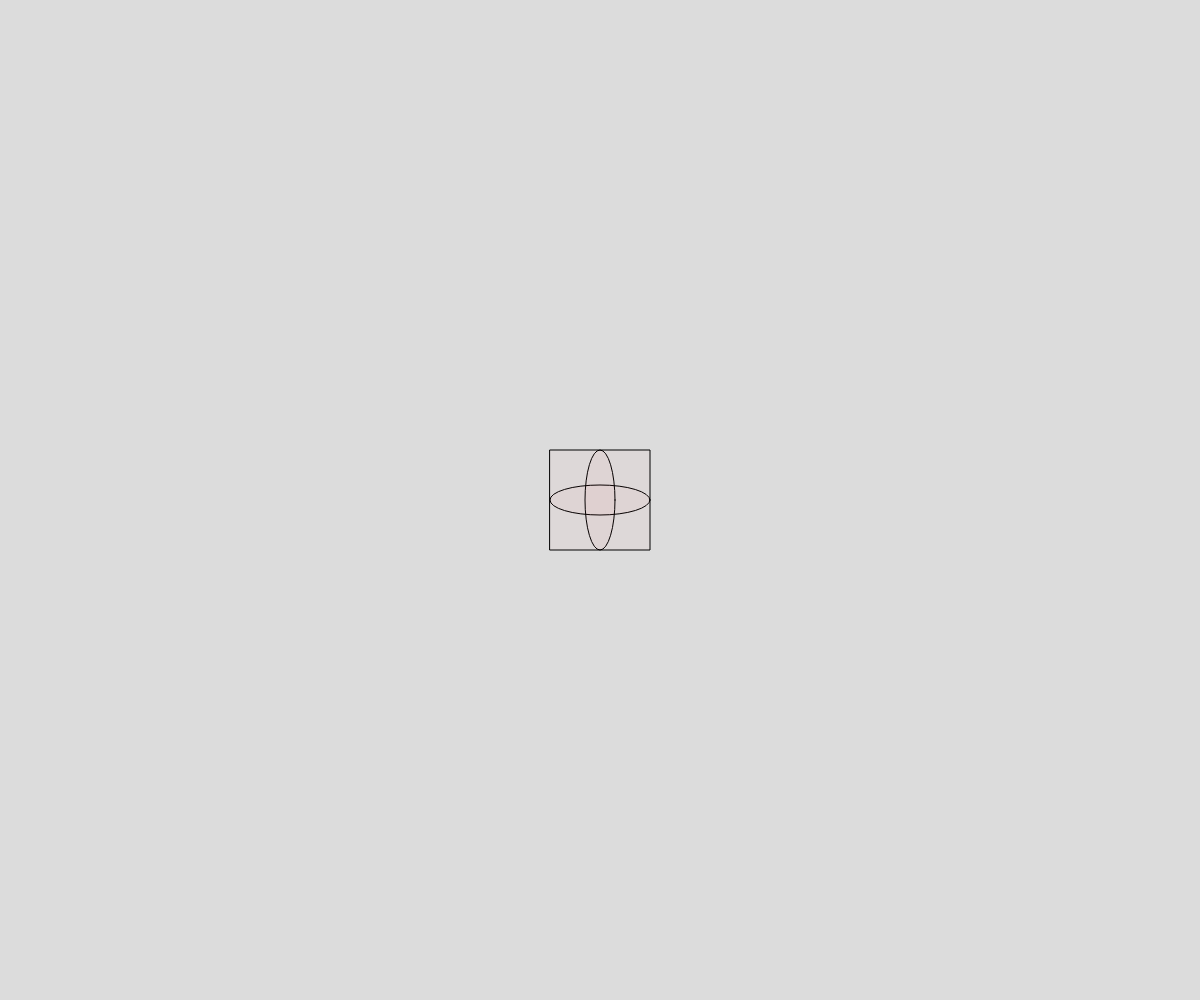
Frame 1 (no input)
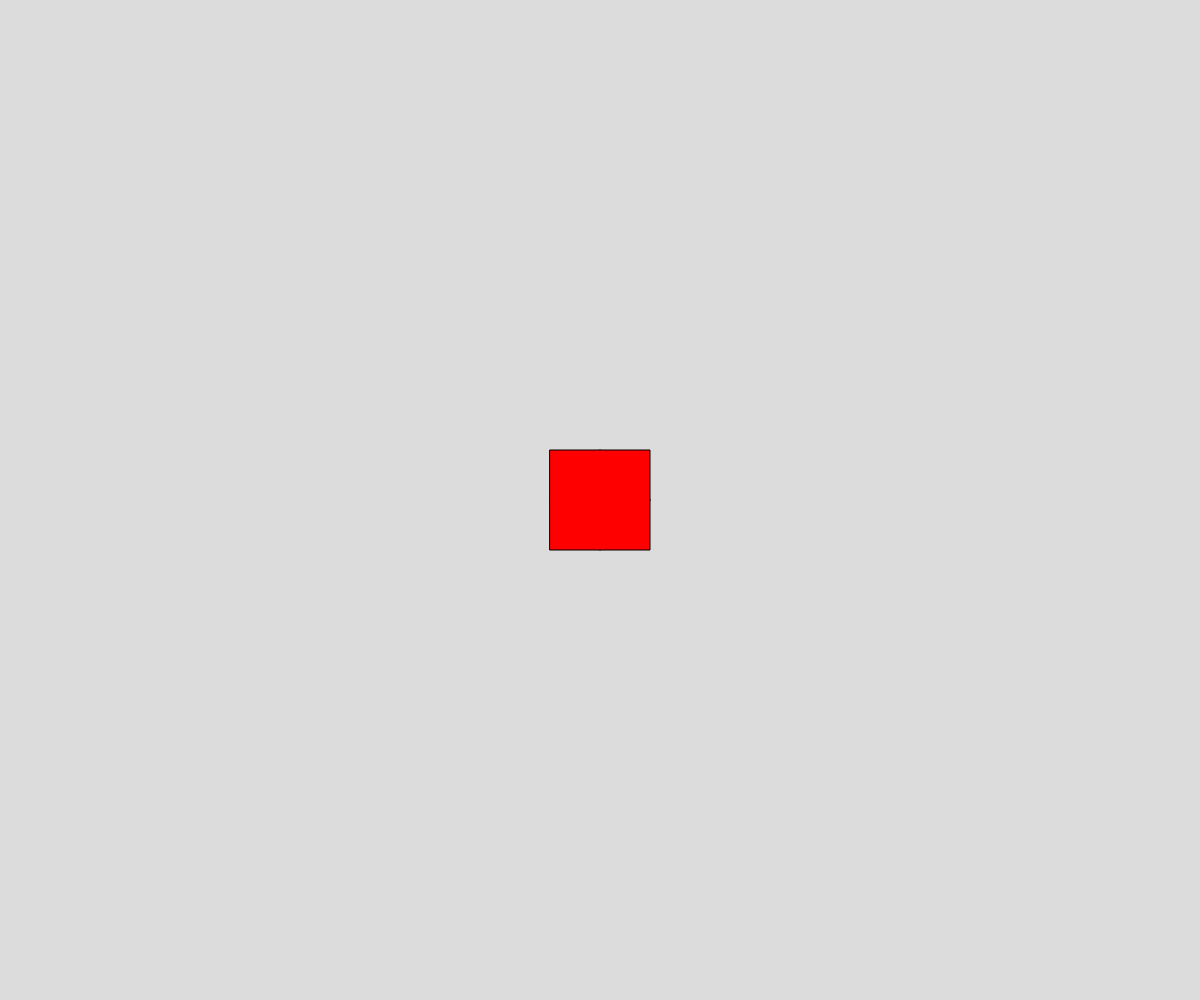
Frame 60 (no input)
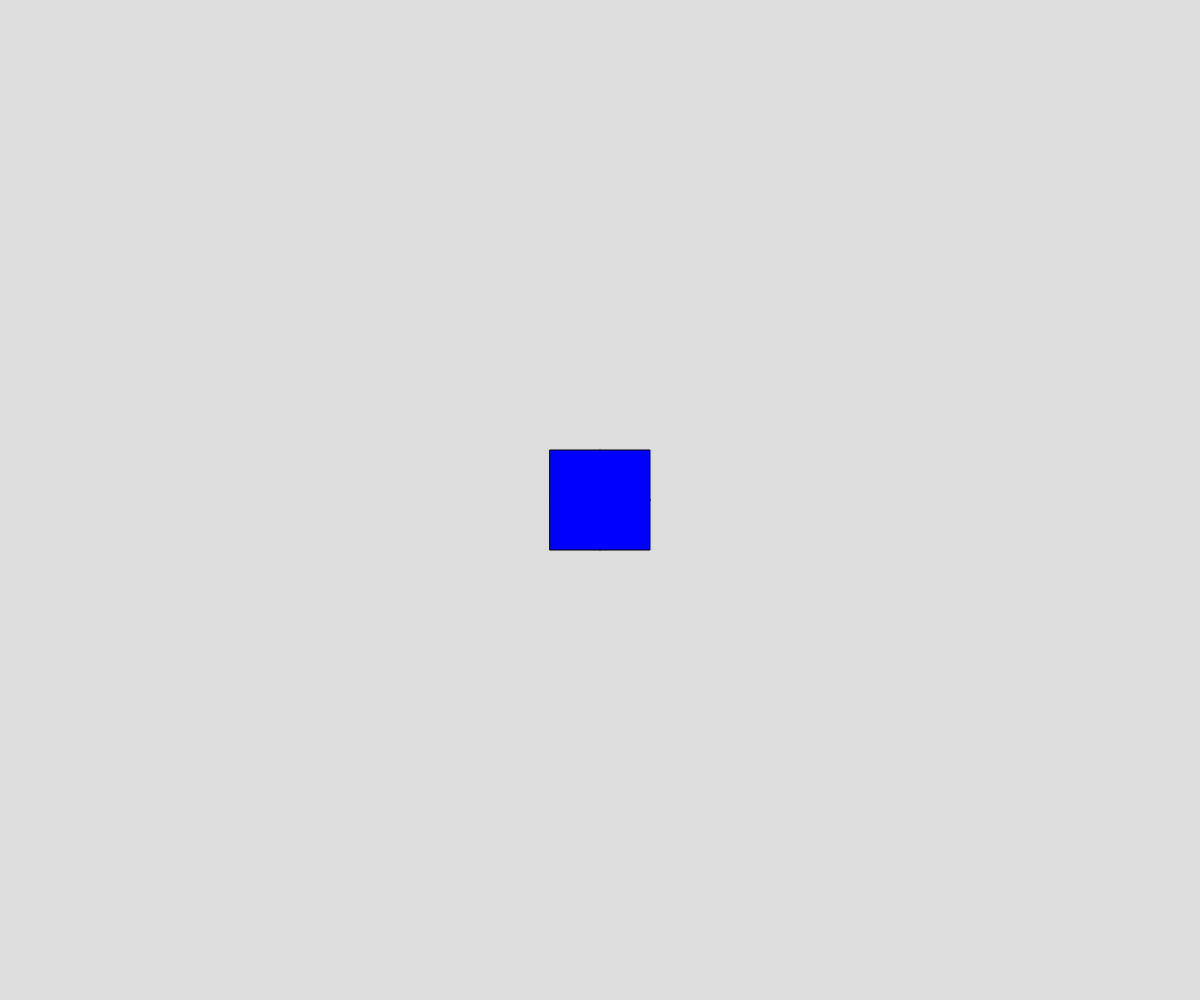
Frame 120 (the mouse pressed at the canvas centre since frame 60)

The p5.js sketch that drew these frames (run headless with seeded random() and noise() and a simulated clock; from frame 60 on, the mouse is pressed at the canvas centre):

// p5.js sketch
// ── sketch.js
var i=0;
var d=5;
var on=false;
var isIn=false
;
function setup() {
  createCanvas(windowWidth, windowHeight);
  rectMode(CENTER)
}

function draw() {
  background(220);
  i+=d;
  if(i>255 || i<1) d=d;
  if(mouseX>=width/2-50 && mouseX<=width/2+50 && mouseY>=height/2-50 && mouseY<=height/2+50) {
    fill(0,0,255,i);
  } else {
    fill(255,0,0,i);
  }
  ellipse(width/2,height/2,100,30);
  ellipse(width/2,height/2,30,100);
  rect(width/2,height/2,100,100)
  print(windowWidth,windowHeight,displayWidth,displayHeight)
}

function windowResized() {
  resizeCanvas(windowWidth,windowHeight)
}
